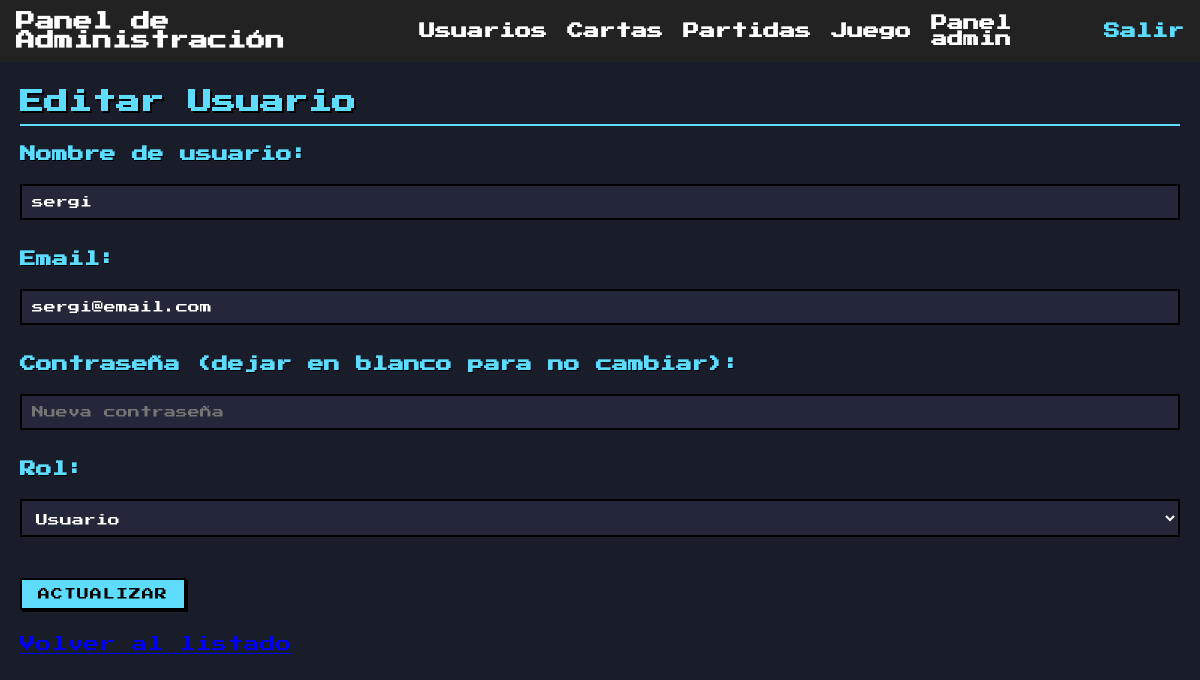
Page /index.php?controller=user&action=edit&id=1 (signed in) on the committed database.
### tables this page shows
CREATE TABLE `users` (
  `id` int(11) NOT NULL,
  `username` varchar(50) NOT NULL,
  `email` varchar(100) NOT NULL,
  `password` varchar(255) NOT NULL,
  `registration_date` datetime DEFAULT current_timestamp(),
  `wins` int(11) DEFAULT 0,
  `losses` int(11) DEFAULT 0,
  `rol` tinyint(1) NOT NULL DEFAULT 0
);

### admin/controllers/UserController.php (called while the page is built, shortened)
<?php
require_once __DIR__ . '/../models/User.php';
class UserController {
    public function edit(): void {
        $id = $_GET['id'] ?? null;
        $userModel = new User();
        $user = $userModel->find((int)$id);
        require __DIR__ . '/../dashboard.php';
        require __DIR__ . '/../views/users/edit.php';
    }
}

### index.php (called while the page is built, shortened)
<?php
$action = $_GET['action'] ?? 'index';
$controllerObject = new $controllerClass();
$controllerObject->$action();
exit;

### admin/models/User.php (called while the page is built, shortened)
<?php
require_once __DIR__ . '/Database.php';
class User
{
    private $con;
    private ?string $username = null;
    private ?string $email = null;
    private int $rol;
    public function __construct(?int $id = null, ?string $username = null, ?string $email = null, ?string $password = null, bool $isHashed = false, ?int $rol=0)
    {
        $this->username = $username;
        $this->email = $email;
        $this->isHashed = $isHashed;
        $this->rol = $rol;
        $this->db = Database::getInstance();
        $this->con = $this->db->connect();
    }
    public function getUsername() : ?string { return $this->username; }
    public function getEmail() : ?string { return $this->email; }
    public function getRol() : ?int { return $this->rol; }
    private function mapSingle(?array $row): ?User
    {
        return new User(
            (int)$row['id'],
            $row['username'],
            $row['email'],
            $row['password'],
            true,
            (int)$row['rol']
        );
    }
    public function find(int $id): ?User
    {
        $sql = "SELECT * FROM users WHERE id = :id";
        $stmt = $this->con->prepare($sql);
        $stmt->execute([
            ':id' => $id
        ]);
        return $this->mapSingle($stmt->fetch(PDO::FETCH_ASSOC));
    }
}

### admin/models/Database.php (called while the page is built, shortened)
<?php
class Database{
    private static ?Database $instance = null;
    private ?PDO $connection = null;
    private $host = 'localhost';
    private $username = 'root';
    private $password = '';
    private $dbname = 'vsgame';
    private function __construct(){
        try{
            $this->connection = new PDO(
                "mysql:host=".$this->host.";dbname=".$this->dbname,
            $this->username,
            $this->password,
            [
                PDO::ATTR_ERRMODE => PDO::ERRMODE_EXCEPTION,
                PDO::ATTR_DEFAULT_FETCH_MODE => PDO::FETCH_ASSOC
            ]
            );
        }catch(PDOException $e){
            throw new Exception("Error de conexión a la base de datos: ".$e->getMessage());
        }
    }
    public static function getInstance() : Database{
        if(self::$instance===null){
            self::$instance = new Database();
        }
        return self::$instance;
    }
    public function connect() : PDO{
        return $this->connection;
    }
}

### admin/views/users/edit.php (the view, shortened to what this page needs)
<main class="main-content">
    <h1>Editar Usuario</h1>
<form action="/VSgame/index.php?controller=user&action=update" method="POST">
    <label>Nombre de usuario:</label><br>
    <input type="text" name="username" value="<?= htmlspecialchars($user->getUsername()) ?>" required>
    <br><br>
    <label>Email:</label><br>
    <input type="email" name="email" value="<?= htmlspecialchars($user->getEmail()) ?>" required>
    <br><br>
    <label>Contraseña (dejar en blanco para no cambiar):</label><br>
    <input type="password" name="password" placeholder="Nueva contraseña">
    <br><br>
    <label>Rol:</label><br>
    <select name="rol">
        <option value="0" <?= $user->getRol() == 0 ? 'selected' : '' ?>>Usuario</option>
    </select>
    <br><br>
    <button type="submit">Actualizar</button>
</form>
<br>
<a href="/VSgame/index.php?controller=user&action=index">Volver al listado</a>
</main>

### api/assets/css/styles.css (style rules this page uses)
* { margin: 0; padding: 0; box-sizing: border-box; }
body { font-family: "Press Start 2P", system-ui; background: #191c29; color: #fff; padding-top: 70px; }
.main-content { padding: 20px; }
.main-content h1, .main-content h2 { font-family: "Press Start 2P", system-ui; color: #5ddcff; font-size: 1.5rem; margin: 0 0 20px 0; text-shadow: 2px 2px #000; border-bottom: 2px solid #5ddcff; padding-bottom: 10px; }
.btn-form, form button, a.btn, .btn-edit, .btn-delete, .table-btn { display: inline-block; padding: 8px 16px; margin: 10px 0; font-family: "Press Start 2P", system-ui; font-size: 12px; text-transform: uppercase; letter-spacing: 1px; border: 2px solid #000; border-radius: 0; cursor: pointer; text-align: center; box-shadow: 2px 2px 0 #000; transition: none; text-decoration: none; }
.btn-form, form button, a.btn { background-color: #5ddcff; color: #000; }
form { margin-top: 20px; }
form label { font-weight: bold; color: #5ddcff; text-shadow: 1px 1px #000; display: block; margin-bottom: 6px; }
form input, form select, form textarea { width: 100%; padding: 10px; margin-bottom: 15px; border: 2px solid #000; border-radius: 0; background: rgb(34.6590909091, 38.8181818182, 56.8409090909); color: #fff; font-family: "Press Start 2P", system-ui; font-size: 12px; }

### rows in the picture
users: username "sergi", email "sergi@email.com", rol "Usuario"
